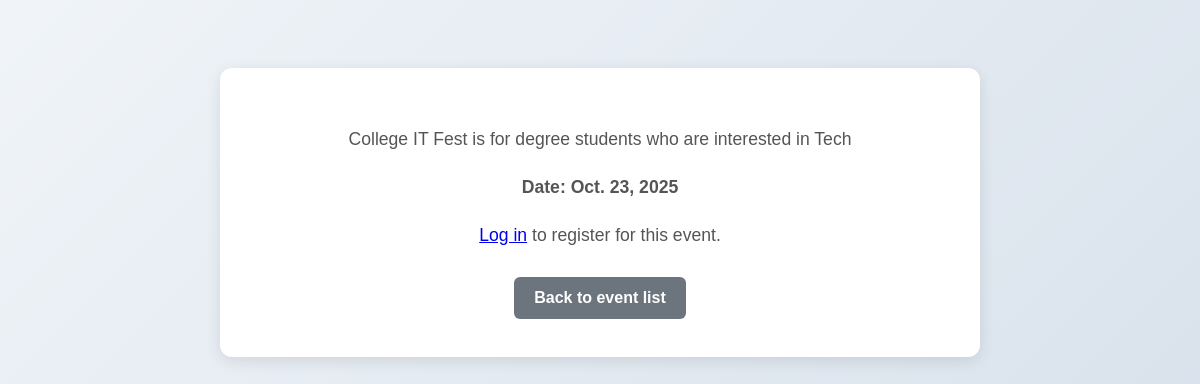
The page /events/3/ on the database its author committed.
### events/models.py (models this page shows, shortened)
class Event(models.Model):
    title = models.CharField(max_length=200)   # single definition
    description = models.TextField()
    date = models.DateField()

### events/views.py (the view)
# urls.py: path('<int:event_id>/', views.event_detail, name='event_detail'),
def event_detail(request, event_id):
    event = get_object_or_404(Event, id=event_id)
    return render(request, 'events/event_detail.html', {'event': event})

### events/templates/events/event_detail.html (shortened to what this page needs)
<!DOCTYPE html>
<html lang="en">
<head>
</head>
<body>
    <div class="event-detail-container">
        <p>{{ event.description }}</p>
        <p class="event-detail-date">Date: {{ event.date }}</p>
        {% if user.is_authenticated %}
            <form method="post" action="{% url 'register_event' event.id %}">
                {% csrf_token %}
                <button type="submit" class="register-button">Register</button>
            </form>
        {% else %}
            <p><a href="{% url 'login' %}">Log in</a> to register for this event.</p>
        {% endif %}
        <div class="event-actions">
            <a href="{% url 'event_list' %}" class="back-link">Back to event list</a>
        </div>
    </div>
</body>
</html>

### events/templates/events/event_detail.html (style rules this page uses)
body { font-family: Arial, sans-serif; background: linear-gradient(135deg, #f0f4f8, #d9e2ec); padding: 20px; }
.event-detail-container { background: white; max-width: 700px; margin: 40px auto; padding: 30px; border-radius: 12px; box-shadow: 0 4px 15px rgba(0,0,0,0.1); text-align: center; }
.event-detail-container p { font-size: 1.1em; color: #555; line-height: 1.6; margin-bottom: 20px; }
.event-detail-date { font-weight: bold; color: #007bff; font-size: 1.1em; margin-bottom: 25px; }
.event-actions button, .event-actions a { display: inline-block; padding: 12px 20px; margin: 8px; border-radius: 6px; border: none; text-decoration: none; font-weight: bold; font-size: 1em; cursor: pointer; transition: all 0.3s ease; }
.back-link { background: #6c757d; color: white; }

### rows shown on the page
Event: description "College IT Fest is for degree students who are interested in Tech", date "Oct. 23, 2025"
